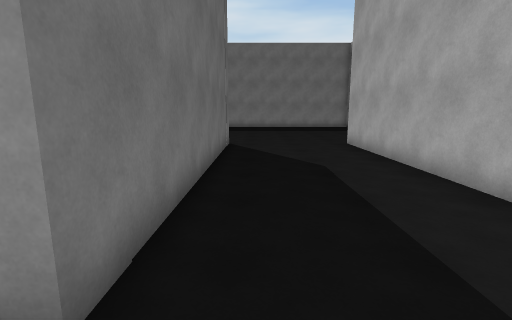
[1] (above)

12 first-person views from a walk through a 3-D level made in the Unity game engine. The camera is 1.5 m above the floor, tilts 10° down and sees 85° across. The floor is counted in squares, 1 m on a side. Each view is taken from the middle of a square. On the plan, view 1 faces up. The plan holds only what a view shows up to about 14 squares ahead; the rest is blank. The place goes on beyond the plan. The player is left out. Some animated figures are not drawn.

[2]
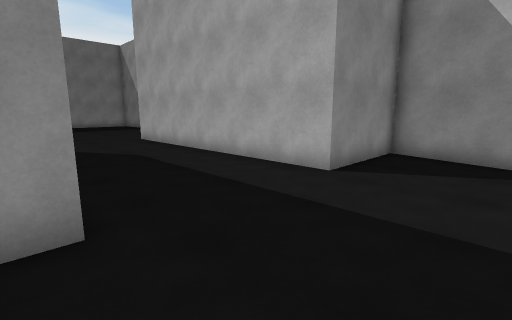

[3]
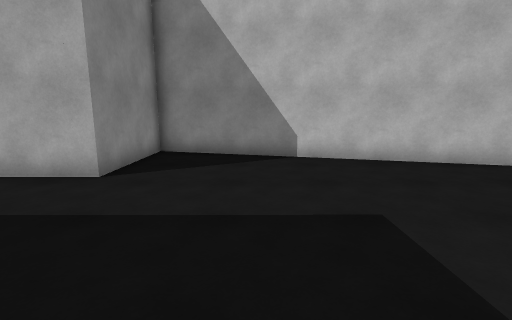

[4]
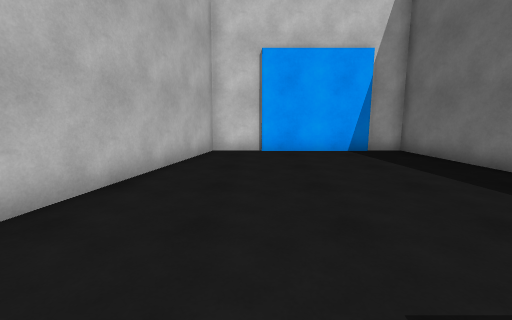

[5]
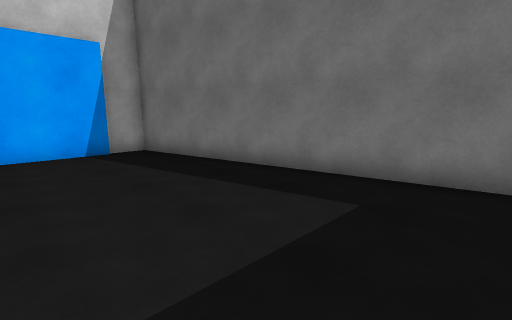

[6]
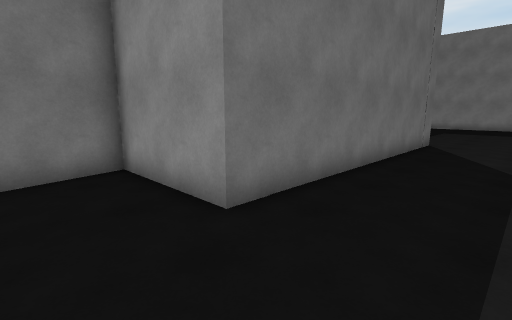

[7]
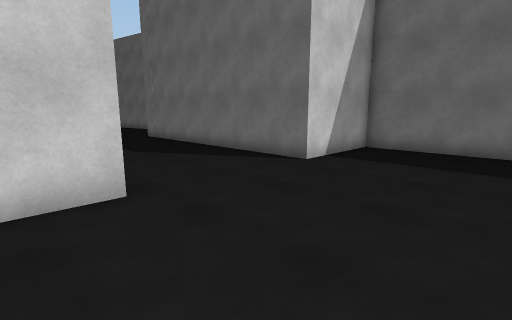

[8]
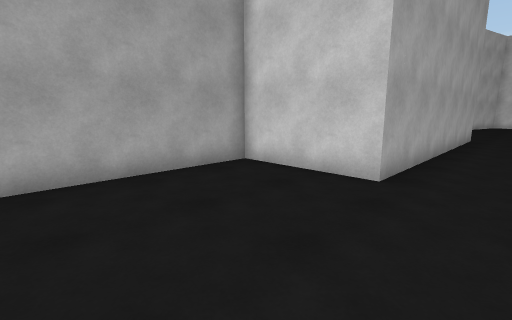

[9]
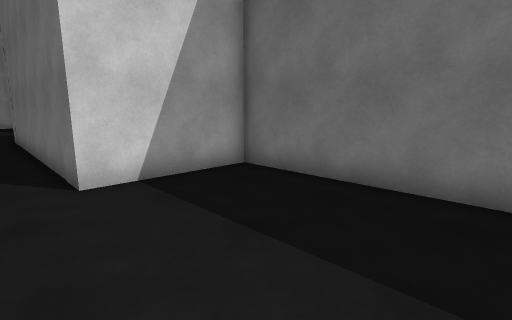

[10]
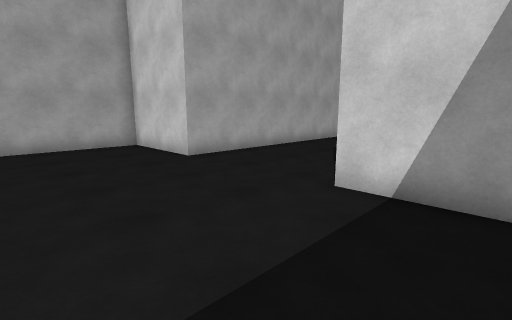

[11]
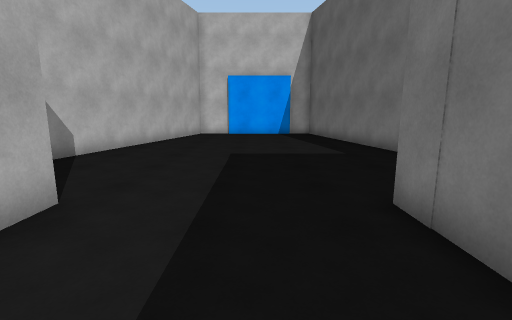

[12]
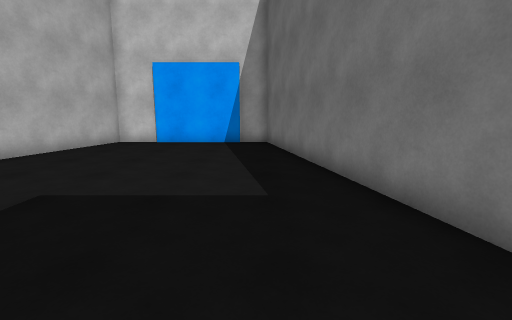

### Floor plan
Points are (right, up) in squares from view 1. A wall is a line through its corners. A room is listed if a view was taken in it or the views show most of it. See-through windows are left out.
Room 1 (views 1, 2, 3, 4, 5, 6, 7, 8, 9, 10, 11, 12)
walls: (-5.5, 18.9) (-5.5, 13) (-1.3, 13) (-1.3, 1.6) (-5.4, 1.6) (-2.5, -12.6) (-1.1, -12.6); (-1.2, -12.5) (2.9, -12.5); (2.8, -12.6) (4.6, -12.6) (8.4, 1.6) (4.3, 1.6) (4.3, 13) (8.5, 13) (8.5, 18.9)

Where each view was taken, in squares from view 1:
view 1: 0 up, 0 right, facing up
view 2: 2 down, 2 left, facing up-right
view 3: 2 down, 2 left, facing right
view 4: 2 down, 3 right, facing down
view 5: 2 down, 2 right, facing down-left
view 6: 1 down, 2 right, facing up-left
view 7: 18 up, 6 right, facing down-left
view 8: 19 up, 2 right, facing down-right
view 9: 19 up, 0 right, facing down-left
view 10: 18 up, 4 left, facing down-right
view 11: 6 up, 1 right, facing down
view 12: 1 up, 2 left, facing down
